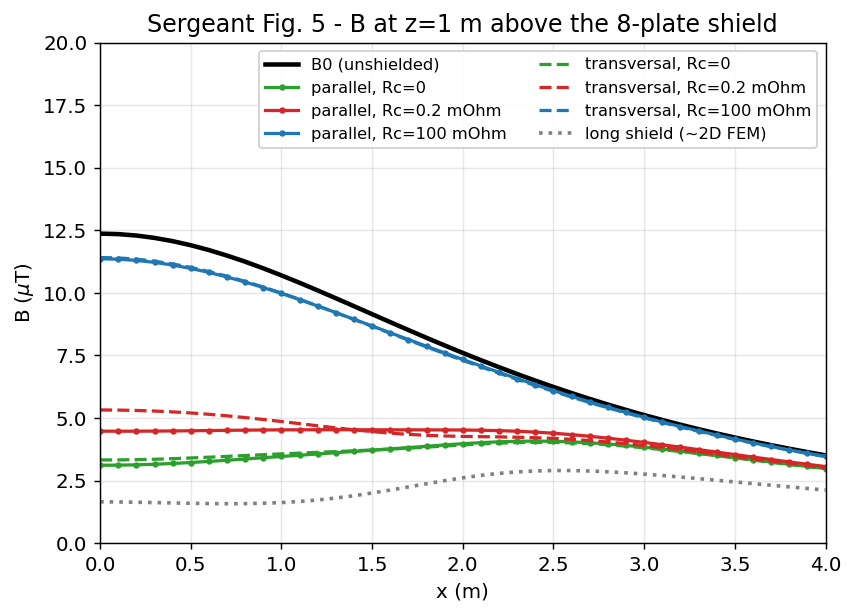

Generate this figure with Python:
"""Reproduce Sergeant et al. (COMPEL 2008) Fig. 5:
magnetic flux density along x at z = 1 m above the 8-plate shield, for the
parallel and transversal configurations and contact resistances Rc.
"""
import numpy as np
from _common import (standard_cables, build_shield, profile_points,
                     unshielded_norm, shielded_norm, save, ZM, plt)

cab = standard_cables()
x = np.linspace(0, 4, 41)
pts = profile_points(x, y=0.0, z=ZM)

B0 = unshielded_norm(cab, pts)

RC = [("Rc=0", 0.0), ("Rc=0.2 mOhm", 0.2e-3), ("Rc=100 mOhm", 100e-3)]

fig, ax = plt.subplots()
ax.plot(x, B0, "k-", lw=2.5, label="B0 (unshielded)")

styles = {"parallel": dict(ls="-"), "transversal": dict(ls="--")}
colors = {"Rc=0": "tab:green", "Rc=0.2 mOhm": "tab:red", "Rc=100 mOhm": "tab:blue"}
for cfg in ("parallel", "transversal"):
    for label, rc in RC:
        mesh = build_shield(cfg, n_across=3, n_along=16, Rc=rc)
        B, _ = shielded_norm(mesh, cab, pts)
        ax.plot(x, B, color=colors[label], marker="." if cfg == "parallel" else "",
                markersize=5, label=f"{cfg}, {label}", **styles[cfg])

# approximate 2-D reference: a long welded shield (weak edge effects)
mesh_long = build_shield("parallel", W=4.0, L=20.0, n_across=3, n_along=80, Rc=0.0)
Blong, _ = shielded_norm(mesh_long, cab, pts)
ax.plot(x, Blong, color="gray", ls=":", lw=2, label="long shield (~2D FEM)")

ax.set_xlabel("x (m)")
ax.set_ylabel("B ($\\mu$T)")
ax.set_title("Sergeant Fig. 5 - B at z=1 m above the 8-plate shield")
ax.set_xlim(0, 4)
ax.set_ylim(0, 20)
ax.legend(ncol=2)
save(fig, "fig_sergeant_05.png")
